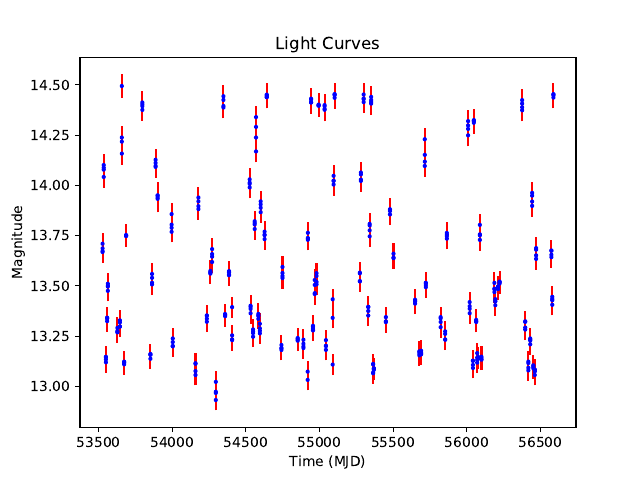

Reproduce this figure in Python.
from astropy.io.votable import parse_single_table
import urllib, urllib2
import string
import re
import matplotlib.pyplot as plt

url = 'http://nesssi.cacr.caltech.edu/cgi-bin/getcssconedbid_release2.cgi'
values = {'Name' : 'HER X-1',
          'Rad' : 0.3 ,
          'OUT' : 'vot',
          'DB' : "photcat",
          'SHORT' : 'long'}

          
data = urllib.urlencode(values)
data = data.encode('ascii') # data should be bytes
req = urllib2.Request(url, data)
response = urllib2.urlopen(req)
the_page = response.read()


xml = the_page.split("(right-mouse-click and save as to <a href=")[1].split(">download")[0]

table = parse_single_table(xml)

mag = table.array['Mag']
magerr = table.array['Magerr']
mjd = table.array['ObsTime']

plt.figure()
plt.title('Light Curves')
plt.xlabel('Time (MJD)')
plt.ylabel('Magnitude')
plt.errorbar(mjd, mag,yerr=magerr, fmt='o',ecolor='r',markersize=2,color='b',capthick=2)
plt.savefig('2.pdf')
